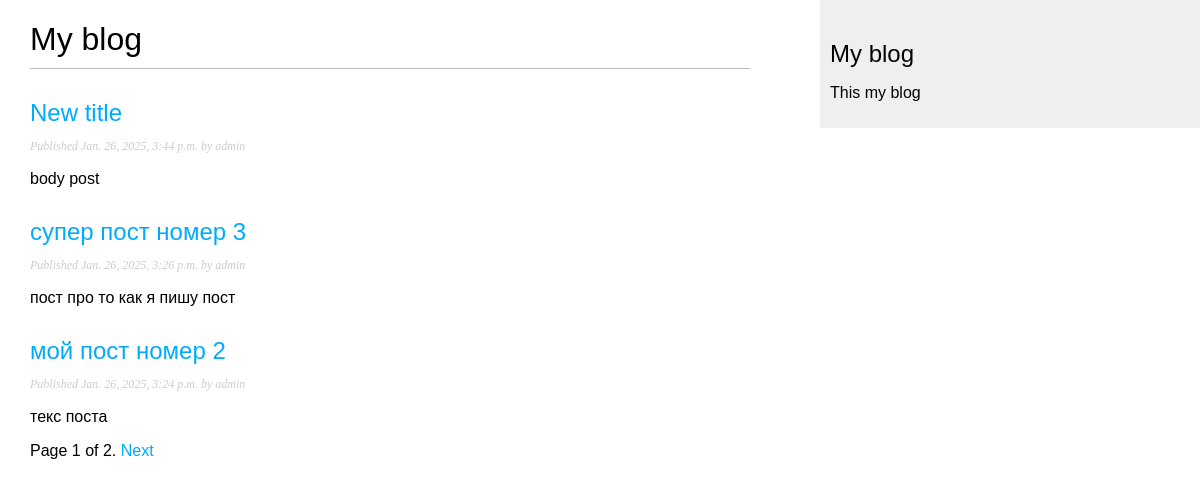
/blog/, run on an earlier commit of the app's database.
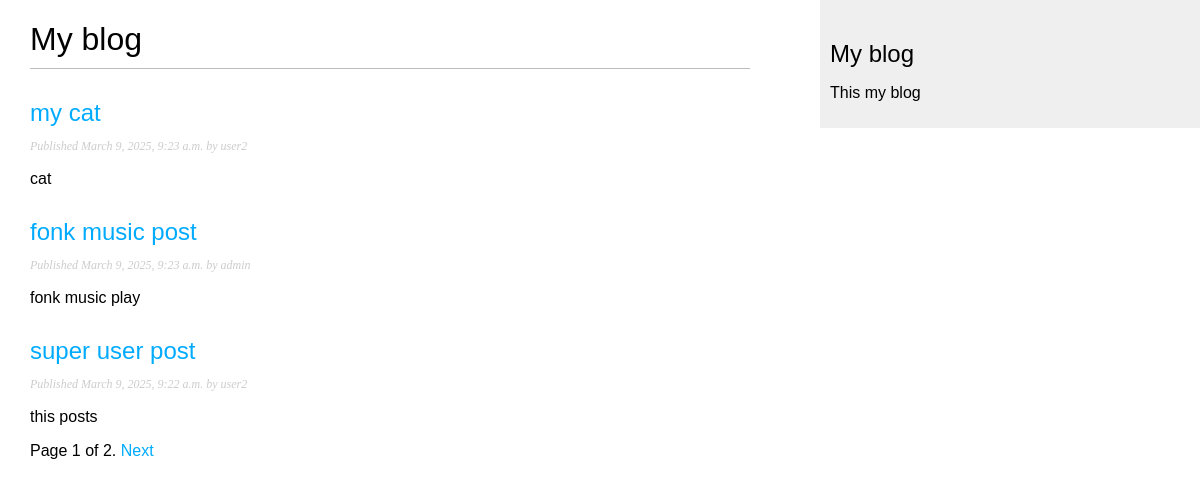
And on a later commit of the database.
### blog/models.py (models this page shows, shortened)
class Post(models.Model):
    class Status(models.TextChoices):
        DRAFT = "DF", "Draft"
        PUBLISHED = "PB", "Published"
    title = models.CharField(max_length=250)
    slug = models.SlugField(
        max_length=250,
        unique_for_date="publish",
        )
    author = models.ForeignKey(
        settings.AUTH_USER_MODEL,
        on_delete=models.CASCADE,
        related_name='blog_posts',
    )
    body = models.TextField()
    publish = models.DateTimeField(default=timezone.now)
    created = models.DateTimeField(auto_now_add=True)
    updated = models.DateTimeField(auto_now=True)
    status = models.CharField(
        max_length=2,
        choices=Status.choices,
        default=Status.DRAFT
        )
    objects = models.Manager()
    published = PublishedManager()
    class Meta:
        ordering = ["-publish"]
        indexes = [
            models.Index(fields=["-publish"],)
        ]
    def get_absolute_url(self):
        return reverse(
            "blog:post_detail",
            args=[
                self.publish.year,
                self.publish.month,
                self.publish.day,
                self.slug,
            ],
        )

### blog/views.py (the view)
# urls.py: path("", PostListView.as_view(), name ="post_list"),
class PostListView(ListView):
    queryset = Post.published.all()
    context_object_name = "posts"
    paginate_by = 3
    template_name = "blog/post/list.html"

### blog/templates/blog/post/list.html (shortened to what this page needs)
{% extends "blog/base.html" %}
{% block content %}
    <h1>
        My blog
    </h1>
    {% for post in posts %}
        <h2>
            <a href="{{ post.get_absolute_url }}">
                {{ post.title }}
            </a>
        </h2>
        <p class="date">
            Published {{ post.publish }} by {{ post.author }}
        </p>
        {{ post.body|truncatewords:30|linebreaks }}
    {% endfor %}
    {% include "blog/post/pagination.html" with page=page_obj %}
{% endblock  %}

### blog/templates/blog/base.html (shortened to what this page needs)
{% load static %}
<!DOCTYPE html>
<html lang="en">
<head>
    <link href="{% static "css/blog.css" %}" rel="stylesheet">
</head>
<body>
    <div id="content">
        {% block content %}
        {% endblock  %}
    </div>
    <div id="sidebar">
        <h2>
            My blog
        </h2>
        <p>
            This my blog
        </p>
    </div>
</body>
</html>

### blog/templates/blog/post/pagination.html (shortened to what this page needs)
<div class="paginaton">
    <span class="step-links">
        <span class="current">
            Page {{ page.number }} of {{ page.paginator.num_pages }}.
            </span>
            {% if page.has_next %}
            <a href="?page={{ page.next_page_number }}">Next</a>
            {% endif %}
    </span>
</div>

### blog/static/css/blog.css (style rules this page uses)
body { margin:0; padding:0; font-family:helvetica, sans-serif; }
a { color:#00abff; text-decoration:none; }
h1 { font-weight:normal; border-bottom:1px solid #bbb; padding:0 0 10px 0; }
h2 { font-weight:normal; margin:30px 0 0; }
#content { float:left; width:60%; padding:0 0 0 30px; }
#sidebar { float:right; width:30%; padding:10px; background:#efefef; height:100%; }
p.date { color:#ccc; font-family: georgia, serif; font-size: 12px; font-style: italic; }

What changed in the data, as far as the page shows it:
removed Post: title "New title", publish "Jan. 26, 2025, 3:44 p.m.", author "admin", body "body post"
removed Post: title "супер пост номер 3", publish "Jan. 26, 2025, 3:26 p.m.", author "admin", body "пост про то как я пишу пост"
removed Post: title "мой пост номер 2", publish "Jan. 26, 2025, 3:24 p.m.", author "admin", body "текс поста"
added Post: title "my cat", publish "March 9, 2025, 9:23 a.m.", author "user2", body "cat"
added Post: title "fonk music post", publish "March 9, 2025, 9:23 a.m.", author "admin", body "fonk music play"
added Post: title "super user post", publish "March 9, 2025, 9:22 a.m.", author "user2", body "this posts"
